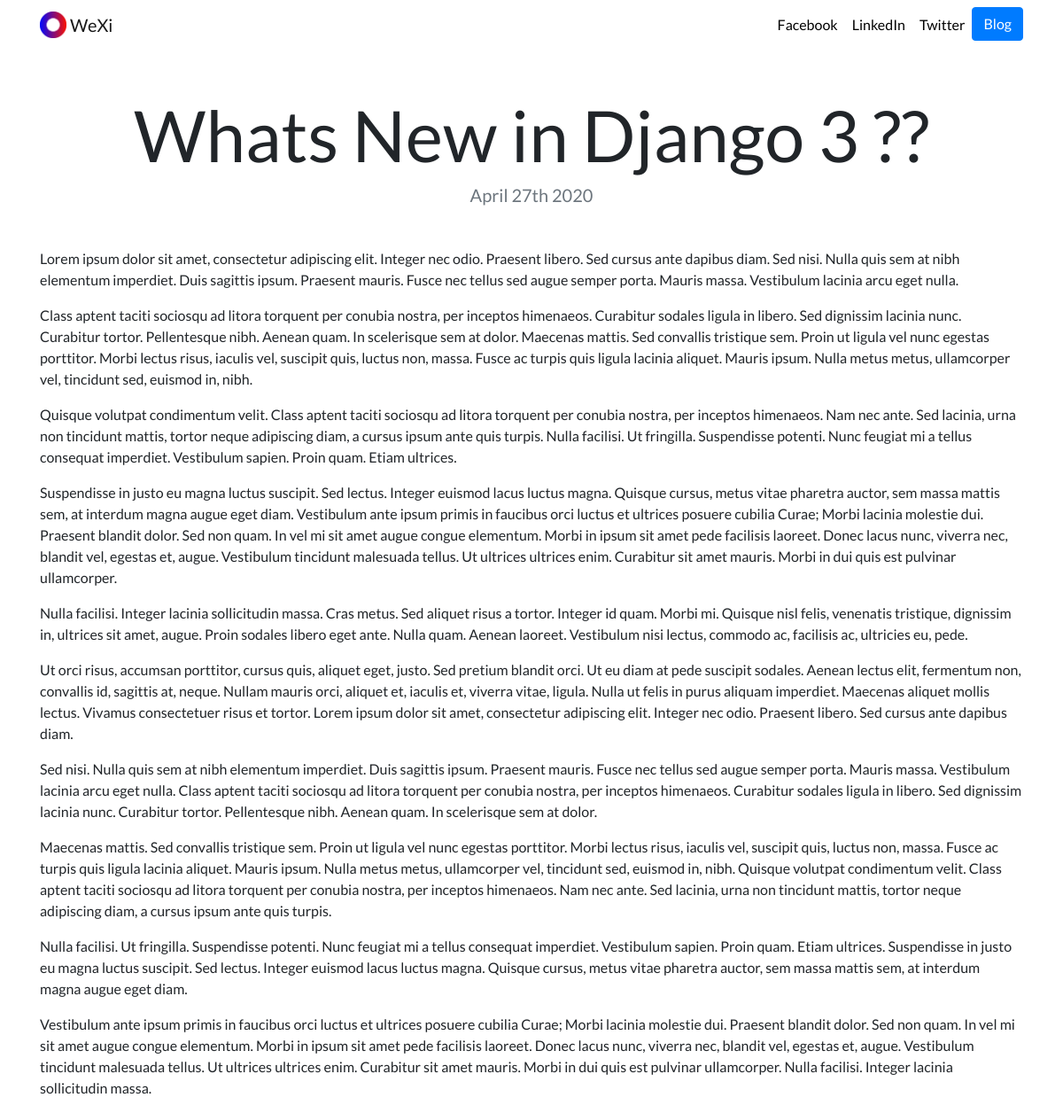
The page /blog/1 on the database its author committed.
### blog/models.py (models this page shows, shortened)
class Blog(models.Model):
    title = models.CharField(max_length=200)
    description = models.TextField()
    date = models.DateField()

### blog/views.py (the view)
# urls.py: path('<int:blog_id>', views.detail, name='detail'),
def detail(request, blog_id):
    blog = get_object_or_404(Blog , pk=blog_id)
    return render(request, 'blogpost/detail.html',{'blog': blog})

### templates/blogpost/detail.html
{% extends "portfolio/base.html" %}
{% load static %}
{% block content %}
<h1 class="text-center mt-5" id="blogdetailtitle">{{ blog.title }}</h1>
<h5 class="text-center text-muted mb-5">{{ blog.date|date:'F jS Y' }}</h5>
{{ blog.description|safe }}
{% endblock %}

### static/portfolio/custom.css (style rules this page uses)
body { font-family: 'Lato', sans-serif; }
@media (min-width: 992px) { #blogdetailtitle { font-size: 5rem; } }

### rows shown on the page
Blog: title "Whats New in Django 3 ??", date "April 27th 2020", description "Lorem ipsum dolor sit amet, consectetur adipiscing elit. Integer nec odio. Praesent libero. Sed cursus ante dapibus diam. Sed nisi. Nulla quis sem at nibh elementum imperdiet. Duis sagittis ipsum. Praesent mauris. Fusce nec tellus sed augue semper porta. Mauris massa. Vestibulum lacinia arcu eget nulla. Class aptent taciti sociosqu ad litora torquent per conubia nostra, per inceptos himenaeos. Curabitur sodales ligula in libero. Sed dignissim lacinia nunc. Curabitur tortor. Pellentesque nibh. Aenean quam. In scelerisque sem at dolor. Maecenas mattis. Sed convallis tristique sem. Proin ut ligula vel nunc egestas porttitor. Morbi lectus risus, iaculis vel, suscipit quis, luctus non, massa.…"
